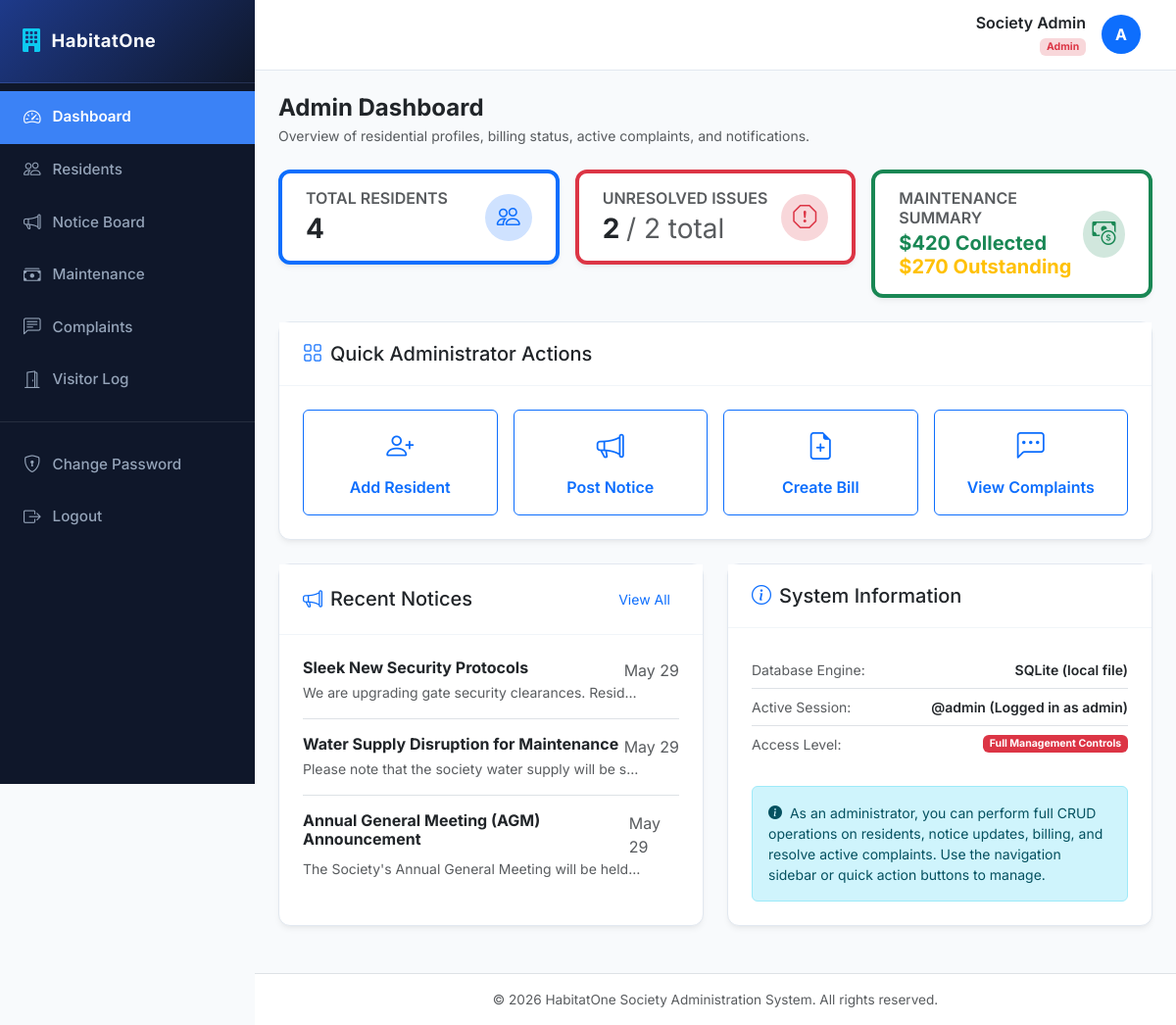
/admin-dashboard/ (signed in), run on the app's committed database.
### accounts/models.py (models this page shows, shortened)
class User(AbstractUser):
    ROLE_CHOICES = (
        ('ADMIN', 'Society Admin'),
        ('RESIDENT', 'Resident'),
    )
    role = models.CharField(max_length=10, choices=ROLE_CHOICES, default='RESIDENT')

### notices/models.py (models this page shows, shortened)
class Notice(models.Model):
    title = models.CharField(max_length=200)
    description = models.TextField()
    created_at = models.DateTimeField(auto_now_add=True)

### accounts/decorators.py (the view)
    def wrap(request, *args, **kwargs):
        if request.user.is_authenticated and request.user.role == 'ADMIN':
            return view_func(request, *args, **kwargs)
        raise PermissionDenied

### templates/dashboard/admin_dashboard.html (shortened to what this page needs)
{% extends 'base.html' %}
{% block content %}
<div class="mb-4">
    <h4 class="mb-1 text-dark fw-bold">Admin Dashboard</h4>
    <p class="text-muted mb-0 small">Overview of residential profiles, billing status, active complaints, and notifications.</p>
</div>
<div class="row g-3 mb-4">
    <div class="col-md-4 col-sm-6">
        <div class="card card-custom py-3 px-4 border-start border-primary border-4 mb-0">
            <div class="d-flex align-items-center justify-content-between">
                <div>
                    <h6 class="text-uppercase text-xs fw-semibold text-muted mb-1">Total Residents</h6>
                    <h3 class="mb-0 fw-bold text-dark">{{ total_residents }}</h3>
                </div>
                <div class="bg-primary-subtle text-primary rounded-circle d-flex align-items-center justify-content-center" style="width: 48px; height: 48px;">
                    <i class="bi bi-people fs-4"></i>
                </div>
            </div>
        </div>
    </div>
    <div class="col-md-4 col-sm-6">
        <div class="card card-custom py-3 px-4 border-start border-danger border-4 mb-0">
            <div class="d-flex align-items-center justify-content-between">
                <div>
                    <h6 class="text-uppercase text-xs fw-semibold text-muted mb-1">Unresolved Issues</h6>
                    <h3 class="mb-0 fw-bold text-dark">{{ pending_complaints }} <span class="text-xs text-muted fw-normal">/ {{ total_complaints }} total</span></h3>
                </div>
                <div class="bg-danger-subtle text-danger rounded-circle d-flex align-items-center justify-content-center" style="width: 48px; height: 48px;">
                    <i class="bi bi-exclamation-octagon fs-4"></i>
                </div>
            </div>
        </div>
    </div>
    <div class="col-md-4 col-sm-12">
        <div class="card card-custom py-3 px-4 border-start border-success border-4 mb-0">
            <div class="d-flex align-items-center justify-content-between">
                <div>
                    <h6 class="text-uppercase text-xs fw-semibold text-muted mb-1">Maintenance Summary</h6>
                    <h5 class="mb-0 text-dark fw-bold">
                        <span class="text-success">${{ paid_sum }} Collected</span><br>
                        <span class="text-warning text-xs">${{ pending_sum }} Outstanding</span>
                    </h5>
                </div>
                <div class="bg-success-subtle text-success rounded-circle d-flex align-items-center justify-content-center" style="width: 48px; height: 48px;">
                    <i class="bi bi-cash-coin fs-4"></i>
                </div>
            </div>
        </div>
    </div>
</div>
<div class="row mb-4">
    <div class="col-12">
        <div class="card card-custom mb-0">
            <div class="card-header-custom">
                <h5 class="mb-0"><i class="bi bi-grid me-2 text-primary"></i>Quick Administrator Actions</h5>
            </div>
            <div class="card-body-custom">
                <div class="row g-3">
                    <div class="col-md-3 col-6">
                        <a href="{% url 'residents:create' %}" class="btn btn-outline-primary w-100 py-3 d-flex flex-column align-items-center justify-content-center gap-2">
                            <i class="bi bi-person-plus fs-3"></i>
                            <span class="fw-semibold text-sm">Add Resident</span>
                        </a>
                    </div>
                    <div class="col-md-3 col-6">
                        <a href="{% url 'notices:create' %}" class="btn btn-outline-primary w-100 py-3 d-flex flex-column align-items-center justify-content-center gap-2">
                            <i class="bi bi-megaphone fs-3"></i>
                            <span class="fw-semibold text-sm">Post Notice</span>
                        </a>
                    </div>
                    <div class="col-md-3 col-6">
                        <a href="{% url 'maintenance:create' %}" class="btn btn-outline-primary w-100 py-3 d-flex flex-column align-items-center justify-content-center gap-2">
                            <i class="bi bi-file-earmark-plus fs-3"></i>
                            <span class="fw-semibold text-sm">Create Bill</span>
                        </a>
                    </div>
                    <div class="col-md-3 col-6">
                        <a href="{% url 'complaints:list' %}" class="btn btn-outline-primary w-100 py-3 d-flex flex-column align-items-center justify-content-center gap-2">
                            <i class="bi bi-chat-left-dots fs-3"></i>
                            <span class="fw-semibold text-sm">View Complaints</span>
                        </a>
                    </div>
                </div>
            </div>
        </div>
    </div>
</div>
<div class="row">
    <div class="col-lg-6 mb-4">
        <div class="card card-custom h-100 mb-0">
            <div class="card-header-custom d-flex justify-content-between align-items-center">
                <h5 class="mb-0"><i class="bi bi-megaphone me-2 text-primary"></i>Recent Notices</h5>
                <a href="{% url 'notices:list' %}" class="btn btn-link btn-sm text-decoration-none">View All</a>
            </div>
            <div class="card-body-custom">
                {% for notice in recent_notices %}
                    <div class="mb-3 {% if not forloop.last %}border-bottom pb-3{% endif %}">
                        <div class="d-flex justify-content-between">
                            <h6 class="fw-bold text-dark mb-1">{{ notice.title }}</h6>
                            <span class="text-muted text-xs">{{ notice.created_at|date:"M d" }}</span>
                        </div>
                        <p class="text-muted small mb-0 text-truncate" style="max-width: 90%;">{{ notice.description }}</p>
                    </div>
                {% empty %}
                    <div class="text-center py-4 text-muted small">
                        <i class="bi bi-megaphone d-block fs-2 mb-2 opacity-25"></i>
                        No active notices.
                    </div>
                {% endfor %}
            </div>
        </div>
    </div>
    <div class="col-lg-6 mb-4">
        <div class="card card-custom h-100 mb-0">
            <div class="card-header-custom">
                <h5 class="mb-0"><i class="bi bi-info-circle me-2 text-primary"></i>System Information</h5>
            </div>
            <div class="card-body-custom">
                <ul class="list-group list-group-flush small">
                    <li class="list-group-item d-flex justify-content-between align-items-center px-0 bg-transparent">
                        <span class="text-muted">Database Engine:</span>
                        <span class="text-dark fw-semibold">SQLite (local file)</span>
                    </li>
                    <li class="list-group-item d-flex justify-content-between align-items-center px-0 bg-transparent">
                        <span class="text-muted">Active Session:</span>
                        <span class="text-dark fw-semibold">@{{ request.user.username }} (Logged in as admin)</span>
                    </li>
                    <li class="list-group-item d-flex justify-content-between align-items-center px-0 bg-transparent">
                        <span class="text-muted">Access Level:</span>
                        <span class="badge bg-danger">Full Management Controls</span>
                    </li>
                </ul>
                <div class="alert alert-info mt-4 small mb-0">
                    <i class="bi bi-info-circle-fill me-1"></i> As an administrator, you can perform full CRUD operations on residents, notice updates, billing, and resolve active complaints. Use the navigation sidebar or quick action buttons to manage.
                </div>
            </div>
        </div>
    </div>
</div>
{% endblock %}

### templates/base.html (shortened to what this page needs)
<!DOCTYPE html>
<html lang="en">
<head>
    <link href="https://cdn.jsdelivr.net/npm/bootstrap@5.3.0/dist/css/bootstrap.min.css" rel="stylesheet">
    <link rel="stylesheet" href="https://cdn.jsdelivr.net/npm/bootstrap-icons@1.10.5/font/bootstrap-icons.css">
</head>
<body>
    <div class="d-flex" id="wrapper">
        <div id="sidebar-wrapper">
            <div class="sidebar-heading d-flex align-items-center gap-2">
                <i class="bi bi-building-fill text-info fs-4"></i>
                <span>HabitatOne</span>
            </div>
            <div class="list-group list-group-flush mt-2">
                <a href="{% url 'dashboard:home' %}" class="list-group-item list-group-item-action {% if request.resolver_match.app_name == 'dashboard' %}active{% endif %}">
                    <i class="bi bi-speedometer2"></i> Dashboard
                </a>
                {% if request.user.role == 'ADMIN' %}
                <a href="{% url 'residents:list' %}" class="list-group-item list-group-item-action {% if request.resolver_match.app_name == 'residents' %}active{% endif %}">
                    <i class="bi bi-people"></i> Residents
                </a>
                {% endif %}
                <a href="{% url 'notices:list' %}" class="list-group-item list-group-item-action {% if request.resolver_match.app_name == 'notices' %}active{% endif %}">
                    <i class="bi bi-megaphone"></i> Notice Board
                </a>
                <a href="{% url 'maintenance:list' %}" class="list-group-item list-group-item-action {% if request.resolver_match.app_name == 'maintenance' %}active{% endif %}">
                    <i class="bi bi-cash-stack"></i> Maintenance
                </a>
                <a href="{% url 'complaints:list' %}" class="list-group-item list-group-item-action {% if request.resolver_match.app_name == 'complaints' %}active{% endif %}">
                    <i class="bi bi-chat-left-text"></i> Complaints
                </a>
                <a href="{% url 'visitors:list' %}" class="list-group-item list-group-item-action {% if request.resolver_match.app_name == 'visitors' %}active{% endif %}">
                    <i class="bi bi-door-open"></i> Visitor Log
                </a>
                <div class="border-top border-secondary my-3 opacity-25"></div>
                <a href="{% url 'accounts:password_change' %}" class="list-group-item list-group-item-action {% if request.resolver_match.url_name == 'password_change' %}active{% endif %}">
                    <i class="bi bi-shield-lock"></i> Change Password
                </a>
                <a href="{% url 'accounts:logout' %}" class="list-group-item list-group-item-action">
                    <i class="bi bi-box-arrow-right"></i> Logout
                </a>
            </div>
        </div>
        <div id="page-content-wrapper">
            <nav class="navbar navbar-expand-lg navbar-custom navbar-light">
                <div class="container-fluid">
                    <div class="ms-auto d-flex align-items-center gap-3">
                        <div class="text-end d-none d-sm-block">
                            <h6 class="mb-0 fw-semibold text-dark">{{ request.user.get_full_name|default:request.user.username }}</h6>
                            <small class="text-muted">
                                {% if request.user.role == 'ADMIN' %}
                                    <span class="badge bg-danger-subtle text-danger">Admin</span>
                                {% else %}
                                    <span class="badge bg-primary-subtle text-primary">Resident - Flat {{ request.user.resident_profile.flat_number|default:"N/A" }}</span>
                                {% endif %}
                            </small>
                        </div>
                        <div class="avatar bg-primary text-white rounded-circle d-flex align-items-center justify-content-center fw-bold" style="width: 40px; height: 40px;">
                            {{ request.user.username|make_list|first|upper }}
                        </div>
                    </div>
                </div>
            </nav>
            <div class="container-fluid px-4 py-4 flex-grow-1">
                {% block content %}{% endblock %}
            </div>
            <footer class="bg-white border-top py-3 text-center text-muted mt-auto" style="font-size: 0.85rem;">
                <div class="container">
                    <span>&copy; 2026 HabitatOne Society Administration System. All rights reserved.</span>
                </div>
            </footer>
        </div>
    </div>
</body>
</html>

### templates/base.html (style rules this page uses)
:root { --primary-bg: #f8fafc; --sidebar-bg: #0f172a; --sidebar-hover: #1e293b; --sidebar-active: #3b82f6; --card-shadow: 0 4px 6px -1px rgb(0 0 0 / 0.05), 0 2px 4px -2px rgb(0 0 0 / 0.05); --header-bg: #ffffff; --accent-color: #2563eb; --text-main: #1e293b; --text-muted: #64748b; }
body { font-family: 'Inter', sans-serif; background-color: var(--primary-bg); color: var(--text-main); overflow-x: hidden; }
#sidebar-wrapper { min-height: 100vh; width: 260px; background-color: var(--sidebar-bg); color: #f8fafc; transition: all 0.25s ease; position: fixed; z-index: 1000; }
#sidebar-wrapper .sidebar-heading { padding: 1.5rem 1.25rem; font-size: 1.15rem; font-weight: 700; letter-spacing: 0.5px; border-bottom: 1px solid rgba(255, 255, 255, 0.08); background: linear-gradient(135deg, #1e3a8a, #0f172a); }
#sidebar-wrapper .list-group-item { background-color: transparent; color: #94a3b8; border: none; padding: 0.85rem 1.5rem; font-size: 0.95rem; font-weight: 500; display: flex; align-items: center; gap: 12px; transition: all 0.2s ease; }
#sidebar-wrapper .list-group-item i { font-size: 1.1rem; transition: transform 0.2s ease; }
#sidebar-wrapper .list-group-item.active { background-color: var(--sidebar-active); color: #ffffff; font-weight: 600; border-radius: 0; }
#page-content-wrapper { margin-left: 260px; min-width: 0; width: calc(100% - 260px); min-height: 100vh; display: flex; flex-direction: column; transition: all 0.25s ease; }
.navbar-custom { background-color: var(--header-bg); border-bottom: 1px solid #e2e8f0; padding: 0.85rem 1.5rem; }
.card-custom { background-color: #ffffff; border: 1px solid #e2e8f0; border-radius: 12px; box-shadow: var(--card-shadow); margin-bottom: 1.5rem; transition: transform 0.15s ease, box-shadow 0.15s ease; }
.card-header-custom { background-color: #ffffff; border-bottom: 1px solid #f1f5f9; padding: 1.25rem 1.5rem; font-weight: 600; font-size: 1.05rem; }
.card-body-custom { padding: 1.5rem; }

### data on the page
User: user.get_full_name "Society Admin", user.username|make_list "A", user.username "admin"
Notice: title "Sleek New Security Protocols", created_at "May 29", description "We are upgrading gate security clearances. Resid…"
Notice: title "Water Supply Disruption for Maintenance", created_at "May 29", description "Please note that the society water supply will be s…"
Notice: title "Annual General Meeting (AGM) Announcement", created_at "May 29", description "The Society's Annual General Meeting will be held…"

### other printed values
{{ total_residents }} "4"
{{ pending_complaints }} "2"
{{ total_complaints }} "2"
{{ paid_sum }} "420"
{{ pending_sum }} "270"
